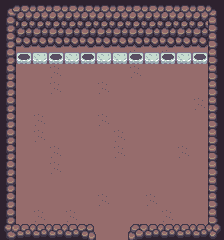

Below is a game level as drawn by its tile map, then a one-line description and the .tmx file that defines it, in full:
An orthogonal 14x15 tile map with 16x16 px tiles, 2 tile layers (Walk, NotWalk) and 29 objects (20x ObjInteract, 4x NoOrbe, 2x ObjCogible, 2x Transition, Player).

<map version="1.10" tiledversion="1.10.2" orientation="orthogonal" renderorder="right-down" width="14" height="15" tilewidth="16" tileheight="16" infinite="0" nextlayerid="4" nextobjectid="42">
 <tileset firstgid="1" source="../../tileset/Tileset completo.tsx" />
 <layer id="1" name="Walk" width="14" height="15">
  <data encoding="csv">
103,103,103,103,103,103,103,103,103,103,103,103,103,103,
103,103,103,103,103,103,103,103,103,103,103,103,103,103,
103,103,103,103,131,103,103,103,103,103,103,103,103,103,
103,103,103,103,103,103,103,103,131,103,131,103,103,103,
103,103,103,131,103,103,103,103,131,103,103,103,103,103,
103,103,103,131,103,103,131,103,103,103,103,103,103,103,
103,103,103,103,103,103,103,103,103,103,103,103,131,103,
103,103,131,103,103,103,131,103,103,103,103,103,103,103,
103,103,131,103,103,103,103,131,103,103,103,103,103,103,
103,103,103,131,103,103,103,131,103,103,103,131,103,103,
103,103,103,131,103,103,103,103,103,103,103,103,103,103,
103,103,103,103,103,103,103,103,103,103,103,103,103,103,
103,103,103,103,103,103,131,103,103,131,103,103,103,103,
103,103,131,103,131,103,103,103,103,103,131,103,103,103,
103,103,103,103,103,103,103,103,103,103,131,103,103,103
</data>
 </layer>
 <layer id="2" name="NotWalk" width="14" height="15">
  <data encoding="csv">
269,323,323,323,323,323,323,323,323,323,323,323,323,270,
296,351,351,351,351,351,351,351,351,351,351,351,351,294,
296,379,379,379,379,379,379,379,379,379,379,379,379,294,
296,390,391,390,391,390,391,391,390,391,390,391,390,294,
296,0,0,0,0,0,0,0,0,0,0,0,0,294,
296,0,0,0,0,0,0,0,0,0,0,0,0,294,
296,0,0,0,0,0,0,0,0,0,0,0,0,294,
296,0,0,0,0,0,0,0,0,0,0,0,0,294,
296,0,0,0,0,0,0,0,0,0,0,0,0,294,
296,0,0,0,0,0,0,0,0,0,0,0,0,294,
296,0,0,0,0,0,0,0,0,0,0,0,0,294,
296,0,0,0,0,0,0,0,0,0,0,0,0,294,
296,0,0,0,0,0,0,0,0,0,0,0,0,294,
296,0,0,0,0,0,0,0,0,0,0,0,0,294,
297,267,267,267,267,268,0,0,266,267,267,267,267,298
</data>
 </layer>
 <objectgroup id="3" name="Obj">
  <object id="1" name="FlonkS" type="Player" x="105" y="219.723">
   <point />
  </object>
  <object id="6" name="Jarron" type="ObjInteract" x="200.5" y="174.223">
   <properties>
    <property name="loot" type="int" value="0" />
   </properties>
   <point />
  </object>
  <object id="19" name="Jarron" type="ObjInteract" x="199.5" y="107.223">
   <properties>
    <property name="loot" type="int" value="0" />
   </properties>
   <point />
  </object>
  <object id="8" name="Orbe" type="ObjCogible" x="24.5" y="56.723">
   <point />
  </object>
  <object id="13" name="NoOrbe" x="88" y="57.223">
   <point />
  </object>
  <object id="16" name="NoOrbe" x="56" y="55.223">
   <point />
  </object>
  <object id="14" name="NoOrbe" x="136.5" y="57.223">
   <point />
  </object>
  <object id="15" name="NoOrbe" x="168.5" y="54.723">
   <point />
  </object>
  <object id="9" name="Orbe" type="ObjCogible" x="200" y="57.723">
   <point />
  </object>
  <object id="18" name="TransitionS" type="Transition" x="104" y="234">
   <properties>
    <property name="nextMap" value="resources/maps/niveles/nivel03/mapaN3_02-3.tmx" />
   </properties>
   <point />
  </object>
  <object id="22" name="Jarron" type="ObjInteract" x="200.554" y="123.823">
   <properties>
    <property name="loot" type="int" value="0" />
   </properties>
   <point />
  </object>
  <object id="23" name="Jarron" type="ObjInteract" x="201.162" y="139.633">
   <properties>
    <property name="loot" type="int" value="0" />
   </properties>
   <point />
  </object>
  <object id="24" name="Jarron" type="ObjInteract" x="202.216" y="156.233">
   <properties>
    <property name="loot" type="int" value="0" />
   </properties>
   <point />
  </object>
  <object id="25" name="Jarron" type="ObjInteract" x="23.7688" y="170.622">
   <properties>
    <property name="loot" type="int" value="0" />
   </properties>
   <point />
  </object>
  <object id="26" name="Jarron" type="ObjInteract" x="22.7688" y="103.622">
   <properties>
    <property name="loot" type="int" value="0" />
   </properties>
   <point />
  </object>
  <object id="27" name="Jarron" type="ObjInteract" x="23.8228" y="120.222">
   <properties>
    <property name="loot" type="int" value="0" />
   </properties>
   <point />
  </object>
  <object id="28" name="Jarron" type="ObjInteract" x="24.4308" y="136.032">
   <properties>
    <property name="loot" type="int" value="0" />
   </properties>
   <point />
  </object>
  <object id="29" name="Jarron" type="ObjInteract" x="25.4848" y="152.632">
   <properties>
    <property name="loot" type="int" value="0" />
   </properties>
   <point />
  </object>
  <object id="30" name="Jarron" type="ObjInteract" x="42.6053" y="169.237">
   <properties>
    <property name="loot" type="int" value="0" />
   </properties>
   <point />
  </object>
  <object id="31" name="Jarron" type="ObjInteract" x="41.0513" y="104.453">
   <properties>
    <property name="loot" type="int" value="0" />
   </properties>
   <point />
  </object>
  <object id="32" name="Jarron" type="ObjInteract" x="42.6593" y="118.837">
   <properties>
    <property name="loot" type="int" value="0" />
   </properties>
   <point />
  </object>
  <object id="33" name="Jarron" type="ObjInteract" x="43.2673" y="134.647">
   <properties>
    <property name="loot" type="int" value="0" />
   </properties>
   <point />
  </object>
  <object id="34" name="Jarron" type="ObjInteract" x="44.3213" y="151.247">
   <properties>
    <property name="loot" type="int" value="0" />
   </properties>
   <point />
  </object>
  <object id="35" name="Jarron" type="ObjInteract" x="183.326" y="171.73">
   <properties>
    <property name="loot" type="int" value="0" />
   </properties>
   <point />
  </object>
  <object id="36" name="Jarron" type="ObjInteract" x="182.326" y="104.73">
   <properties>
    <property name="loot" type="int" value="0" />
   </properties>
   <point />
  </object>
  <object id="37" name="Jarron" type="ObjInteract" x="183.38" y="121.33">
   <properties>
    <property name="loot" type="int" value="0" />
   </properties>
   <point />
  </object>
  <object id="38" name="Jarron" type="ObjInteract" x="183.988" y="137.14">
   <properties>
    <property name="loot" type="int" value="0" />
   </properties>
   <point />
  </object>
  <object id="39" name="Jarron" type="ObjInteract" x="185.042" y="153.74">
   <properties>
    <property name="loot" type="int" value="0" />
   </properties>
   <point />
  </object>
  <object id="41" name="TransitionS" type="Transition" x="120.222" y="232.41">
   <properties>
    <property name="nextMap" value="resources/maps/niveles/nivel03/mapaN3_02-3.tmx" />
   </properties>
   <point />
  </object>
 </objectgroup>
</map>
